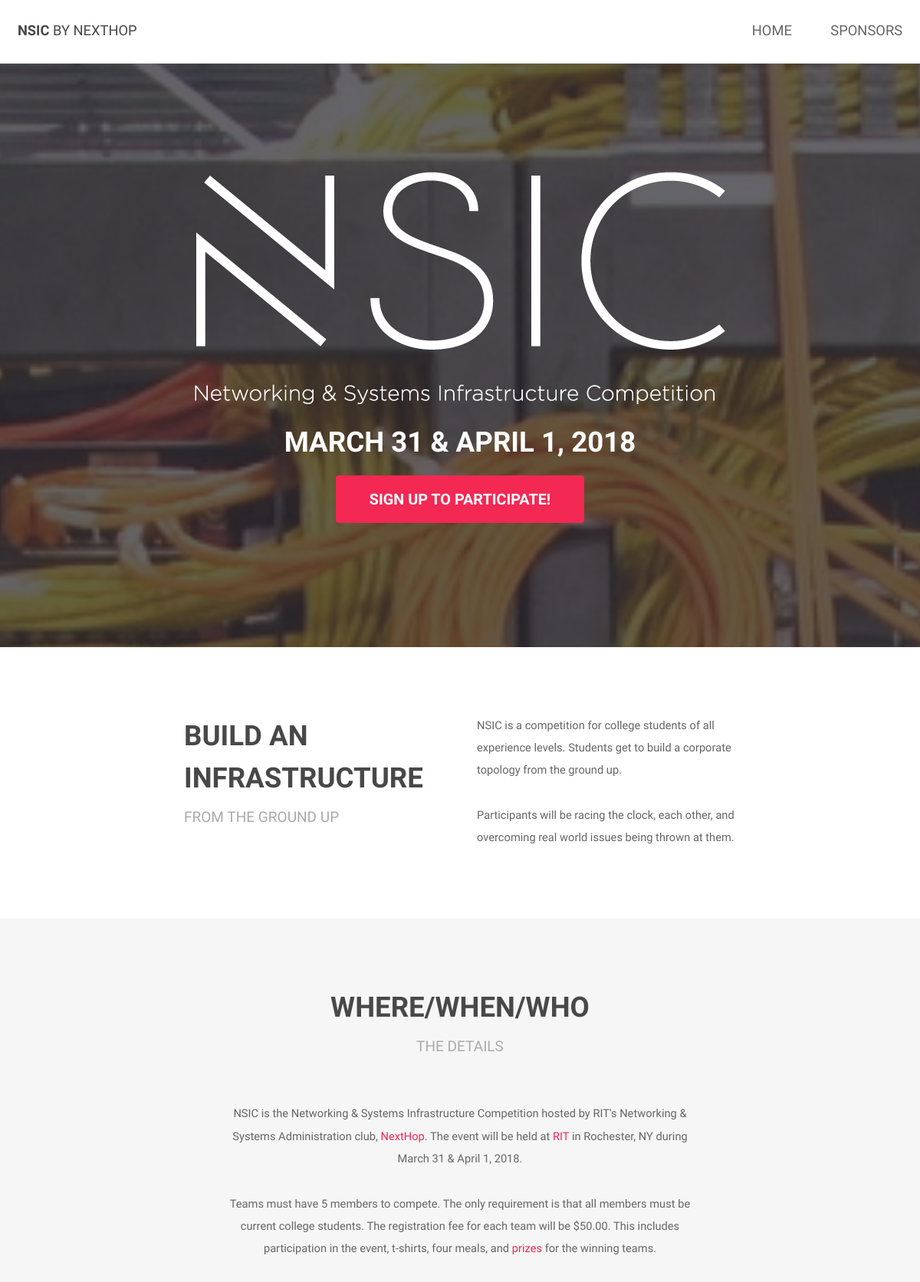
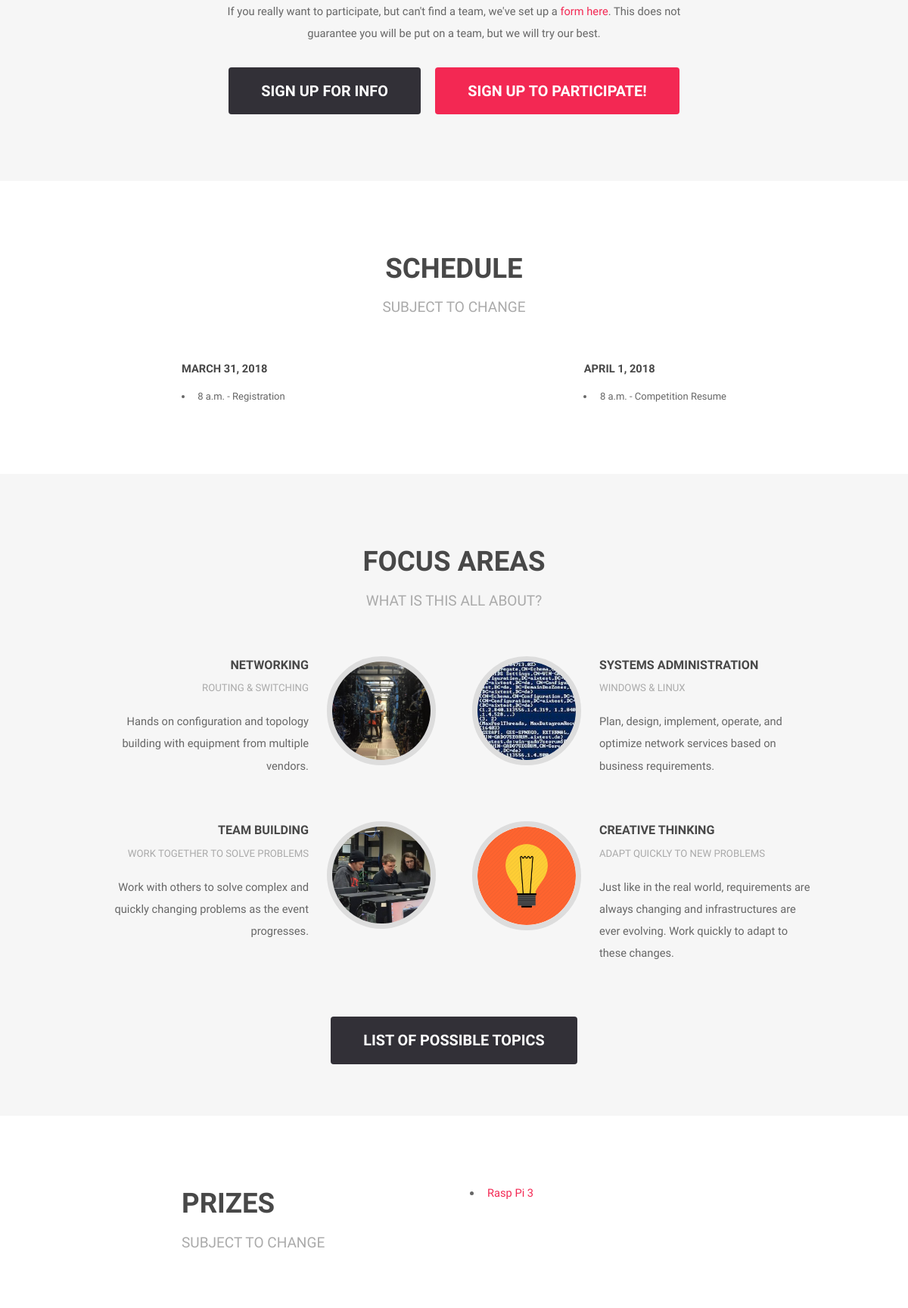
Page /nsic/ (upper part) on the committed database (2 pictures, top to bottom).
### nsic/models.py (models this page shows, shortened)
class NSICInfo(models.Model):
    what = models.TextField(max_length=1000)
    details = models.TextField(max_length=1000)
    focus_areas = models.ManyToManyField(FocusArea)
    logo = models.ImageField(upload_to='')
    class Meta:
        verbose_name_plural = "NSIC Info"

class Year(models.Model):
    is_current = models.BooleanField(default=False)
    day1 = models.DateField()
    day2 = models.DateField()
    day1_schedule = models.ManyToManyField(ScheduleItem, related_name='day1_schedule')
    day2_schedule = models.ManyToManyField(ScheduleItem, related_name='day2_schedule')
    prizes = models.ManyToManyField(Prize)
    registration_fee = models.DecimalField(max_digits=6, decimal_places=2)
    sponsors = models.ManyToManyField(Sponsor)
    partners = models.ManyToManyField(Partner)
    possible_topics = models.URLField()
    sign_up_form = models.URLField()
    individual_form = models.URLField()
    volunteer_form = models.URLField()
    mailchimp = models.URLField()
    fb_event = models.URLField()
    @property
    def combined_date(self):
        if self.day1.month != self.day2.month:
            return "{} {} & {} {}, {}".format(self.day1.strftime('%B'),self.day1.day,self.day2.strftime('%B'),self.day2.day,self.day1.year)
        else:
            return "{} {} & {}, {}".format(self.day1.strftime('%B'),self.day1.day,self.day2.day,self.day1.year)

class ScheduleItem(models.Model):
    title = models.CharField(max_length=100)
    time = models.TimeField()

class FocusArea(models.Model):
    title = models.CharField(max_length=40)
    detail = models.CharField(max_length=40)
    description = models.TextField(max_length=200)
    img = models.ImageField(upload_to='focus_areas/')

class Prize(models.Model):
    name = models.CharField(max_length=100)
    url = models.URLField()

### nsic/views.py (the view)
def Index(request):
    current_year = Year.objects.filter(is_current=True)[:1][0]
    details=NSICInfo.objects.get(pk=1).details.replace('{{ Year.combined_date }}', current_year.combined_date)
    details=details.replace('{{ Year.registration_fee }}', "$"+str(current_year.registration_fee))
    details=details.replace('{{ Year.individual_form }}', current_year.individual_form)
    data = {
        'details': details,
        'NSICInfo': NSICInfo.objects.get(pk=1),
        'Year': current_year,
    }
    return render(request,'nsic/index.html', data)

### nsic/templates/nsic/index.html (shortened to what this page needs)
<!DOCTYPE HTML>
{% load static %}
<html>
	<head>
	</head>
	<body class="landing">
			<header id="header" >
				<h1><strong><a href="/">NSIC</a></strong> by <a href="http://nexthop.network" target="_blank">NextHop</a></h1>
				<nav id="nav">
					<ul>
						<li><a href="/">Home</a></li>
						<li><a href="/sponsors">Sponsors</a></li>
					</ul>
				</nav>
			</header>
			<section id="banner">
				<img class="logo" src="{{ NSICInfo.logo.url }}" /><br />
				<h2>{{ Year.combined_date }}</h2>
				<ul class="actions">
					<li><a href="{{ Year.sign_up_form }}" class="button special big" target="_blank">Sign Up to Participate!</a></li>
				</ul>
			</section>
				<section id="one" class="wrapper style1">
					<div class="container 75%">
						<div class="row 200%">
							<div class="6u 12u$(medium)">
								<header class="major">
									<h2>Build an Infrastructure</h2>
									<p>From the ground up</p>
								</header>
							</div>
							<div class="6u$ 12u$(medium)">
								{{ NSICInfo.what|safe|linebreaks}}
							</div>
						</div>
					</div>
				</section>
				<section id="details" class="wrapper style2 special">
					<div class="container">
						<header class="major">
							<h2>Where/When/Who </h2>
							<p>The details</p>
						</header>
						<div class="row 150%">
							<div class="centered">
								<div class="innertext">
									{{ details|safe|linebreaks }}
								</div>
						</div>
						</div>
						<ul class="actions">
							<li><a href="{{ Year.mailchimp }}" class="button big" target="_blank">Sign Up for Info</a></li>
							<li><a href="{{ Year.sign_up_form }}" class="button special big" target="_blank">Sign Up to Participate!</a></li>
						</ul>
					</div>
				</section>
				<section id="schedule" class="wrapper style1 special">
						<div class="container">
						<header class="major">
							<h2>Schedule</h2>
							<p>Subject to change</p>
						</header>
						<div class="row 150%">
							<div class="centered">
								<div class="innertext2">
									<div class="schedule-list1">
										<h1>{{ Year.day1 }}</h1>
										<ul>
											<p1>
											{% for item in Year.day1_schedule.all %}
												<li>{{ item.time }} - {{ item.title }}</li>
											{% endfor %}
											</p1>
										</ul>
									</div>
									<div class="schedule-list2">
										<h1>{{ Year.day2 }}</h1>
										<ul>
											<p1>
											{% for item in Year.day2_schedule.all %}
												<li>{{ item.time }} - {{ item.title }}</li>
											{% endfor %}
											</p1>
										</ul>
									</div>
								</div>
						</div>
						</div>
					</div>
				</section>
				<section id="topics" class="wrapper style2">
					<div class="container">
						<header class="major special">
							<h2>Focus Areas</h2>
							<p>What is this all about?</p>
						</header>
						<div class="feature-grid">
							{% for focus in NSICInfo.focus_areas.all %}
								<div class="feature">
									<div class="image rounded"><img src="{{ focus.img.url }}" alt="" /></div>
									<div class="content">
										<header>
											<h4>{{ focus.title }}</h4>
											<p>{{ focus.detail }}</p>
										</header>
										<p>{{ focus.description }}</p>
									</div>
								</div>
							{% endfor %}
						</div>
						<div style="text-align: center; padding: 10px 10px;">
							<a href="{{ Year.possible_topics }}" class="button big" target="_blank">List of possible topics</a>
						</div>
					</div>
				</section>
				<section id="prizes" class="wrapper style1">
					<div class="container 75%">
						<div class="row 200%">
							<div class="6u 12u$(medium)">
								<header class="major">
									<h2>Prizes</h2>
									<p>Subject to change</p>
								</header>
							</div>
							<div class="6u$ 12u$(medium)">
								<ul id="prizelist">
									{% for prize in Year.prizes.all %}
										<li><a href="{{ prize.url }}">{{ prize.name }}</a></li>
									{% endfor %}
								</ul>
							</div>
						</div>
					</div>
				</section>
	</body>
</html>

### nsic/static/css/style-xlarge.css (style rules this page uses)
body, input, select, textarea { font-size: 11pt; }

### nsic/static/css/style-large.css (style rules this page uses)
body, input, select, textarea { font-size: 11pt; }
header.major { margin-bottom: 4em; }
header.major h2 { font-size: 2.5em; }
header.major p { font-size: 1.3em; }
.feature-grid .feature { margin-bottom: 2em; }
#banner { padding: 14em 0 11em 0; }
#banner h2 { font-size: 2.5em; }

### rows in the picture
NSICInfo: logo (picture), what "NSIC is a competition for college students of all experience levels. Students get to build a corporate topology from the ground up. Participants will be racing the clock, each other, and overcoming real world issues being thrown at them."
Year: combined_date "MARCH 31 & APRIL 1, 2018", day1 "MARCH 31, 2018", day2 "APRIL 1, 2018"
ScheduleItem: time "8 a.m.", title "Registration"
ScheduleItem: time "8 a.m.", title "Competition Resume"
FocusArea: img (picture), title "NETWORKING", detail "ROUTING & SWITCHING", description "Hands on configuration and topology building with equipment from multiple vendors."
FocusArea: img (picture), title "SYSTEMS ADMINISTRATION", detail "WINDOWS & LINUX", description "Plan, design, implement, operate, and optimize network services based on business requirements."
FocusArea: img (picture), title "TEAM BUILDING", detail "WORK TOGETHER TO SOLVE PROBLEMS", description "Work with others to solve complex and quickly changing problems as the event progresses."
FocusArea: img (picture), title "CREATIVE THINKING", detail "ADAPT QUICKLY TO NEW PROBLEMS", description "Just like in the real world, requirements are always changing and infrastructures are ever evolving. Work quickly to adapt to these changes."
Prize: name "Rasp Pi 3"
